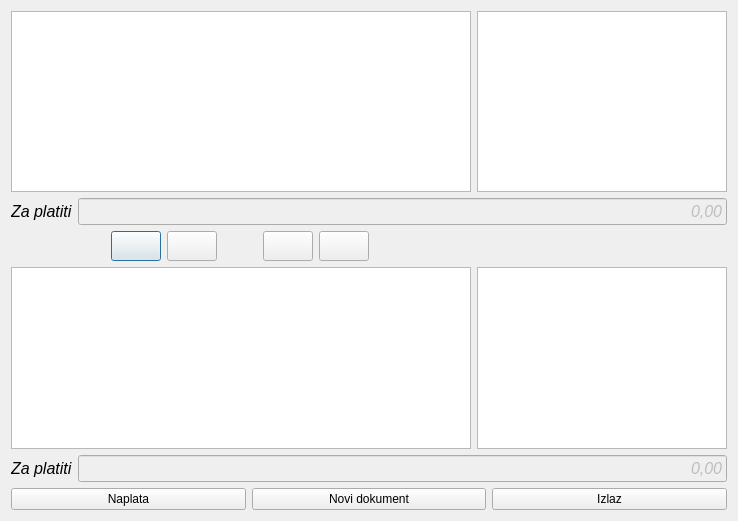
<?xml version="1.0" encoding="UTF-8"?>
<ui version="4.0">
 <class>frmstolodvajanje</class>
 <widget class="QDialog" name="frmstolodvajanje">
  <property name="geometry">
   <rect>
    <x>0</x>
    <y>0</y>
    <width>738</width>
    <height>521</height>
   </rect>
  </property>
  <property name="windowTitle">
   <string>Dialog</string>
  </property>
  <layout class="QGridLayout" name="gridLayout">
   <item row="0" column="1">
    <layout class="QVBoxLayout" name="verticalLayout">
     <item>
      <layout class="QHBoxLayout" name="horizontalLayout">
       <item>
        <widget class="QTableView" name="dgStol">
         <property name="minimumSize">
          <size>
           <width>460</width>
           <height>0</height>
          </size>
         </property>
         <property name="maximumSize">
          <size>
           <width>16777215</width>
           <height>16777215</height>
          </size>
         </property>
         <property name="baseSize">
          <size>
           <width>700</width>
           <height>0</height>
          </size>
         </property>
        </widget>
       </item>
       <item>
        <widget class="QTableView" name="dgPorezi">
         <property name="minimumSize">
          <size>
           <width>250</width>
           <height>0</height>
          </size>
         </property>
         <property name="maximumSize">
          <size>
           <width>250</width>
           <height>16777215</height>
          </size>
         </property>
         <property name="baseSize">
          <size>
           <width>250</width>
           <height>0</height>
          </size>
         </property>
         <attribute name="horizontalHeaderVisible">
          <bool>false</bool>
         </attribute>
        </widget>
       </item>
      </layout>
     </item>
     <item>
      <layout class="QHBoxLayout" name="horizontalLayout_4">
       <item>
        <widget class="QLabel" name="label">
         <property name="sizePolicy">
          <sizepolicy hsizetype="Preferred" vsizetype="Preferred">
           <horstretch>0</horstretch>
           <verstretch>0</verstretch>
          </sizepolicy>
         </property>
         <property name="minimumSize">
          <size>
           <width>0</width>
           <height>0</height>
          </size>
         </property>
         <property name="maximumSize">
          <size>
           <width>16777215</width>
           <height>16777215</height>
          </size>
         </property>
         <property name="baseSize">
          <size>
           <width>0</width>
           <height>0</height>
          </size>
         </property>
         <property name="font">
          <font>
           <pointsize>12</pointsize>
           <italic>true</italic>
          </font>
         </property>
         <property name="text">
          <string>Za platiti</string>
         </property>
        </widget>
       </item>
       <item>
        <widget class="QLineEdit" name="txtSumStol">
         <property name="enabled">
          <bool>false</bool>
         </property>
         <property name="minimumSize">
          <size>
           <width>0</width>
           <height>0</height>
          </size>
         </property>
         <property name="maximumSize">
          <size>
           <width>16777215</width>
           <height>16777215</height>
          </size>
         </property>
         <property name="baseSize">
          <size>
           <width>0</width>
           <height>0</height>
          </size>
         </property>
         <property name="font">
          <font>
           <pointsize>12</pointsize>
           <italic>true</italic>
          </font>
         </property>
         <property name="text">
          <string>0,00</string>
         </property>
         <property name="alignment">
          <set>Qt::AlignRight|Qt::AlignTrailing|Qt::AlignVCenter</set>
         </property>
        </widget>
       </item>
      </layout>
     </item>
     <item>
      <layout class="QHBoxLayout" name="horizontalLayout_6" stretch="0,0,0,0,0,0,0">
       <property name="spacing">
        <number>6</number>
       </property>
       <property name="sizeConstraint">
        <enum>QLayout::SetMinimumSize</enum>
       </property>
       <item>
        <spacer name="horizontalSpacer">
         <property name="orientation">
          <enum>Qt::Horizontal</enum>
         </property>
         <property name="sizeType">
          <enum>QSizePolicy::Fixed</enum>
         </property>
         <property name="sizeHint" stdset="0">
          <size>
           <width>100</width>
           <height>20</height>
          </size>
         </property>
        </spacer>
       </item>
       <item>
        <widget class="QPushButton" name="btnPlus">
         <property name="minimumSize">
          <size>
           <width>50</width>
           <height>30</height>
          </size>
         </property>
         <property name="maximumSize">
          <size>
           <width>50</width>
           <height>30</height>
          </size>
         </property>
         <property name="baseSize">
          <size>
           <width>50</width>
           <height>30</height>
          </size>
         </property>
         <property name="text">
          <string/>
         </property>
         <property name="icon">
          <iconset>
           <normaloff>:/ikone/ikone/list_add.svg</normaloff>:/ikone/ikone/list_add.svg</iconset>
         </property>
         <property name="iconSize">
          <size>
           <width>20</width>
           <height>20</height>
          </size>
         </property>
        </widget>
       </item>
       <item>
        <widget class="QPushButton" name="btnMinus">
         <property name="minimumSize">
          <size>
           <width>50</width>
           <height>30</height>
          </size>
         </property>
         <property name="maximumSize">
          <size>
           <width>50</width>
           <height>30</height>
          </size>
         </property>
         <property name="baseSize">
          <size>
           <width>50</width>
           <height>30</height>
          </size>
         </property>
         <property name="text">
          <string/>
         </property>
         <property name="icon">
          <iconset>
           <normaloff>:/ikone/ikone/list_remove.svg</normaloff>:/ikone/ikone/list_remove.svg</iconset>
         </property>
         <property name="iconSize">
          <size>
           <width>20</width>
           <height>20</height>
          </size>
         </property>
        </widget>
       </item>
       <item>
        <spacer name="horizontalSpacer_2">
         <property name="orientation">
          <enum>Qt::Horizontal</enum>
         </property>
         <property name="sizeType">
          <enum>QSizePolicy::Fixed</enum>
         </property>
         <property name="sizeHint" stdset="0">
          <size>
           <width>40</width>
           <height>20</height>
          </size>
         </property>
        </spacer>
       </item>
       <item>
        <widget class="QPushButton" name="btnPrebaci">
         <property name="minimumSize">
          <size>
           <width>50</width>
           <height>30</height>
          </size>
         </property>
         <property name="maximumSize">
          <size>
           <width>50</width>
           <height>30</height>
          </size>
         </property>
         <property name="baseSize">
          <size>
           <width>50</width>
           <height>30</height>
          </size>
         </property>
         <property name="text">
          <string/>
         </property>
         <property name="icon">
          <iconset>
           <normaloff>:/ikone/ikone/view_sort_ascending.svg</normaloff>:/ikone/ikone/view_sort_ascending.svg</iconset>
         </property>
         <property name="iconSize">
          <size>
           <width>20</width>
           <height>20</height>
          </size>
         </property>
        </widget>
       </item>
       <item>
        <widget class="QPushButton" name="btnVrati">
         <property name="minimumSize">
          <size>
           <width>50</width>
           <height>30</height>
          </size>
         </property>
         <property name="maximumSize">
          <size>
           <width>50</width>
           <height>30</height>
          </size>
         </property>
         <property name="baseSize">
          <size>
           <width>50</width>
           <height>30</height>
          </size>
         </property>
         <property name="text">
          <string/>
         </property>
         <property name="icon">
          <iconset>
           <normaloff>:/ikone/ikone/view_sort_ascending.svg</normaloff>:/ikone/ikone/view_sort_ascending.svg</iconset>
         </property>
         <property name="iconSize">
          <size>
           <width>20</width>
           <height>20</height>
          </size>
         </property>
        </widget>
       </item>
       <item>
        <spacer name="horizontalSpacer_3">
         <property name="orientation">
          <enum>Qt::Horizontal</enum>
         </property>
         <property name="sizeHint" stdset="0">
          <size>
           <width>40</width>
           <height>20</height>
          </size>
         </property>
        </spacer>
       </item>
      </layout>
     </item>
     <item>
      <layout class="QHBoxLayout" name="horizontalLayout_7">
       <item>
        <widget class="QTableView" name="dgStolNovi">
         <property name="minimumSize">
          <size>
           <width>0</width>
           <height>0</height>
          </size>
         </property>
         <property name="maximumSize">
          <size>
           <width>16777215</width>
           <height>16777215</height>
          </size>
         </property>
         <property name="baseSize">
          <size>
           <width>0</width>
           <height>0</height>
          </size>
         </property>
        </widget>
       </item>
       <item>
        <widget class="QTableView" name="dgPoreziNovi">
         <property name="minimumSize">
          <size>
           <width>250</width>
           <height>0</height>
          </size>
         </property>
         <property name="maximumSize">
          <size>
           <width>250</width>
           <height>16777215</height>
          </size>
         </property>
         <property name="baseSize">
          <size>
           <width>250</width>
           <height>0</height>
          </size>
         </property>
         <attribute name="horizontalHeaderVisible">
          <bool>false</bool>
         </attribute>
        </widget>
       </item>
      </layout>
     </item>
     <item>
      <layout class="QHBoxLayout" name="horizontalLayout_5">
       <item>
        <widget class="QLabel" name="label_2">
         <property name="font">
          <font>
           <pointsize>12</pointsize>
           <italic>true</italic>
          </font>
         </property>
         <property name="text">
          <string>Za platiti</string>
         </property>
        </widget>
       </item>
       <item>
        <widget class="QLineEdit" name="txtSumStolNovi">
         <property name="enabled">
          <bool>false</bool>
         </property>
         <property name="font">
          <font>
           <pointsize>12</pointsize>
           <italic>true</italic>
          </font>
         </property>
         <property name="inputMask">
          <string/>
         </property>
         <property name="text">
          <string>0,00</string>
         </property>
         <property name="alignment">
          <set>Qt::AlignRight|Qt::AlignTrailing|Qt::AlignVCenter</set>
         </property>
        </widget>
       </item>
      </layout>
     </item>
    </layout>
   </item>
   <item row="1" column="1">
    <layout class="QHBoxLayout" name="horizontalLayout_3">
     <item>
      <widget class="QPushButton" name="btnNaplata">
       <property name="text">
        <string>Naplata</string>
       </property>
       <property name="icon">
        <iconset>
         <normaloff>:/ikone/ikone/button_ok.svg</normaloff>:/ikone/ikone/button_ok.svg</iconset>
       </property>
      </widget>
     </item>
     <item>
      <widget class="QPushButton" name="btnNoviDokument">
       <property name="text">
        <string>Novi dokument</string>
       </property>
       <property name="icon">
        <iconset>
         <normaloff>:/ikone/ikone/pregled_racuna.png</normaloff>:/ikone/ikone/pregled_racuna.png</iconset>
       </property>
      </widget>
     </item>
     <item>
      <widget class="QPushButton" name="btnIzlaz">
       <property name="text">
        <string>Izlaz</string>
       </property>
       <property name="icon">
        <iconset>
         <normaloff>:/ikone/ikone/button_cancel.svg</normaloff>:/ikone/ikone/button_cancel.svg</iconset>
       </property>
      </widget>
     </item>
    </layout>
   </item>
  </layout>
 </widget>
 <resources/>
 <connections/>
</ui>
